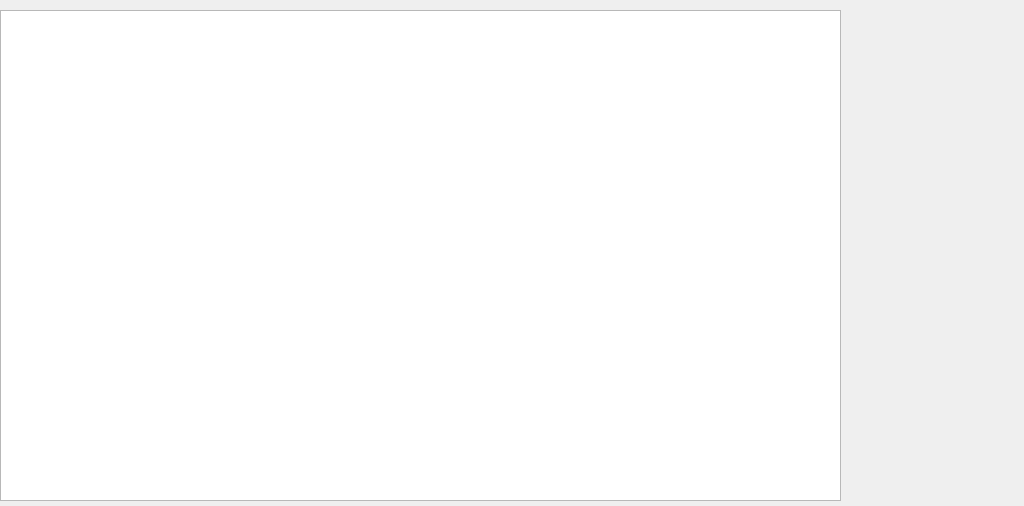
<?xml version="1.0" encoding="UTF-8"?>
<ui version="4.0">
 <class>LogMainEleWid</class>
 <widget class="QWidget" name="LogMainEleWid">
  <property name="geometry">
   <rect>
    <x>0</x>
    <y>0</y>
    <width>1024</width>
    <height>506</height>
   </rect>
  </property>
  <property name="windowTitle">
   <string>Form</string>
  </property>
  <widget class="QTableView" name="tableView">
   <property name="geometry">
    <rect>
     <x>0</x>
     <y>10</y>
     <width>841</width>
     <height>491</height>
    </rect>
   </property>
  </widget>
  <widget class="QWidget" name="widget" native="true">
   <property name="geometry">
    <rect>
     <x>840</x>
     <y>10</y>
     <width>180</width>
     <height>471</height>
    </rect>
   </property>
  </widget>
 </widget>
 <resources/>
 <connections/>
</ui>
